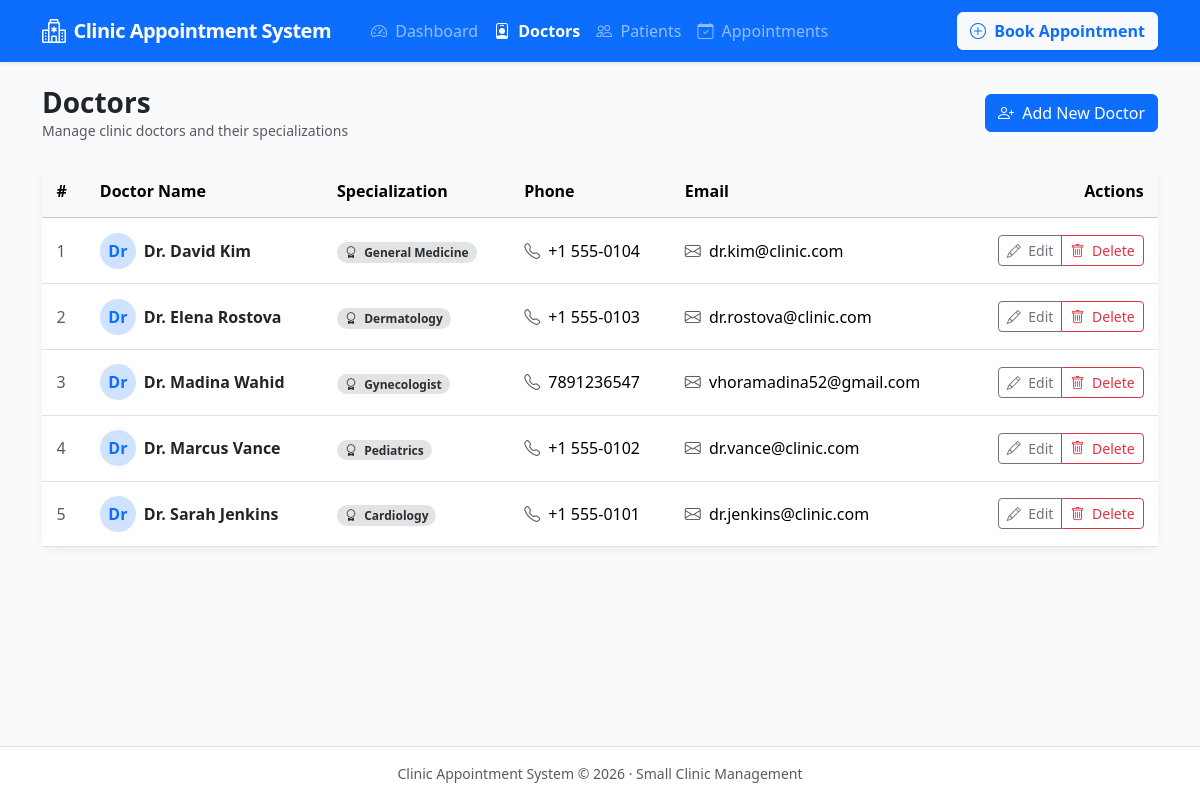
The app's page /doctors/ with its own data.
### clinic/models.py (models this page shows, shortened)
class Doctor(models.Model):
    name = models.CharField(max_length=100)
    specialization = models.CharField(max_length=100)
    phone = models.CharField(max_length=20)
    email = models.EmailField(blank=True, null=True)
    class Meta:
        ordering = ['name']

### clinic/views.py (the view)
# urls.py: path('doctors/', views.doctor_list, name='doctor_list'),
def doctor_list(request):
    doctors = Doctor.objects.all().order_by('name')
    return render(request, 'clinic/doctor_list.html', {'doctors': doctors})

### clinic/templates/clinic/doctor_list.html (shortened to what this page needs)
{% extends 'clinic/base.html' %}
{% block content %}
<div class="d-flex justify-content-between align-items-center mb-4 flex-wrap gap-2">
    <div>
        <h2 class="h3 fw-bold text-dark mb-0">Doctors</h2>
        <p class="text-muted mb-0 small">Manage clinic doctors and their specializations</p>
    </div>
    <a href="{% url 'doctor_create' %}" class="btn btn-primary">
        <i class="bi bi-person-plus me-1"></i> Add New Doctor
    </a>
</div>
<div class="card main-card bg-white">
    <div class="card-body p-0">
        {% if doctors %}
            <div class="table-responsive">
                <table class="table table-hover align-middle mb-0">
                    <thead class="table-light">
                        <tr>
                            <th>#</th>
                            <th>Doctor Name</th>
                            <th>Specialization</th>
                            <th>Phone</th>
                            <th>Email</th>
                            <th class="text-end">Actions</th>
                        </tr>
                    </thead>
                    <tbody>
                        {% for doctor in doctors %}
                            <tr>
                                <td class="text-muted">{{ forloop.counter }}</td>
                                <td>
                                    <div class="d-flex align-items-center">
                                        <div class="bg-primary-subtle text-primary rounded-circle d-flex align-items-center justify-content-center me-2" style="width: 36px; height: 36px; font-weight: 600;">
                                            Dr
                                        </div>
                                        <span class="fw-semibold text-dark">Dr. {{ doctor.name }}</span>
                                    </div>
                                </td>
                                <td>
                                    <span class="badge bg-secondary-subtle text-secondary-emphasis px-2 py-1 rounded-pill">
                                        <i class="bi bi-award me-1"></i> {{ doctor.specialization }}
                                    </span>
                                </td>
                                <td>
                                    <i class="bi bi-telephone text-muted me-1"></i> {{ doctor.phone }}
                                </td>
                                <td>
                                    {% if doctor.email %}
                                        <i class="bi bi-envelope text-muted me-1"></i> {{ doctor.email }}
                                    {% else %}
                                        <span class="text-muted small">N/A</span>
                                    {% endif %}
                                </td>
                                <td class="text-end">
                                    <div class="btn-group btn-group-sm" role="group">
                                        <a href="{% url 'doctor_update' doctor.pk %}" class="btn btn-outline-secondary" title="Edit Doctor">
                                            <i class="bi bi-pencil me-1"></i> Edit
                                        </a>
                                        <a href="{% url 'doctor_delete' doctor.pk %}" class="btn btn-outline-danger" title="Delete Doctor">
                                            <i class="bi bi-trash me-1"></i> Delete
                                        </a>
                                    </div>
                                </td>
                            </tr>
                        {% endfor %}
                    </tbody>
                </table>
            </div>
        {% endif %}
    </div>
</div>
{% endblock %}

### clinic/templates/clinic/base.html (style rules this page uses)
:root { --primary-color: #0d6efd; --secondary-color: #0dcaf0; --bg-light: #f8fafc; }
body { background-color: var(--bg-light); font-family: system-ui, -apple-system, "Segoe UI", Roboto, "Helvetica Neue", Arial, sans-serif; min-height: 100vh; display: flex; flex-direction: column; }
.main-card { border: none; border-radius: 12px; box-shadow: 0 4px 12px rgba(0, 0, 0, 0.05); }
.table > :not(caption) > * > * { padding: 0.9rem 0.9rem; vertical-align: middle; }

### records on screen
Doctor: name "David Kim", specialization "General Medicine", phone "+1 555-0104", email "dr.kim@clinic.com"
Doctor: name "Elena Rostova", specialization "Dermatology", phone "+1 555-0103", email "dr.rostova@clinic.com"
Doctor: name "Madina Wahid", specialization "Gynecologist", phone "7891236547", email "vhoramadina52@gmail.com"
Doctor: name "Marcus Vance", specialization "Pediatrics", phone "+1 555-0102", email "dr.vance@clinic.com"
Doctor: name "Sarah Jenkins", specialization "Cardiology", phone "+1 555-0101", email "dr.jenkins@clinic.com"
